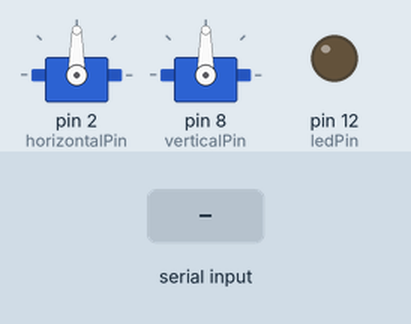
This sketch was run on a simulated Arduino Uno, built with avr-gcc and run on an emulated ATmega328P. Parts: 2 × servo, output pins drawn as LEDs (lit = HIGH). The inputs (shaded band) are chosen by the test bench. What the sketch prints to the serial monitor is not drawn.

Above: at 1.2 s.
1.3 s: "90,45\n" received over Serial
At 2.6 s:
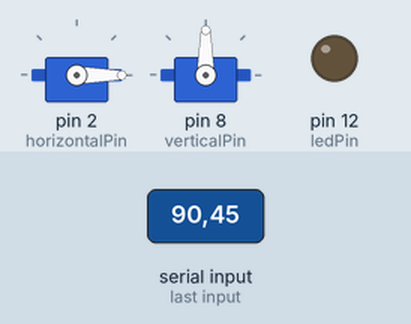
3.0 s: "30,150\n" received over Serial
At 3.13 s:
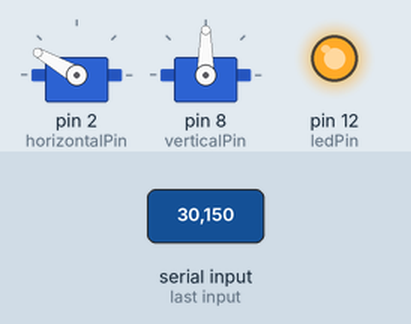
4.7 s: "5\n" received over Serial
At 4.83 s:
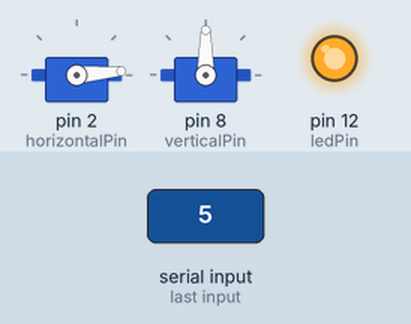
6.4 s: "200\n" received over Serial
At 7.4 s:
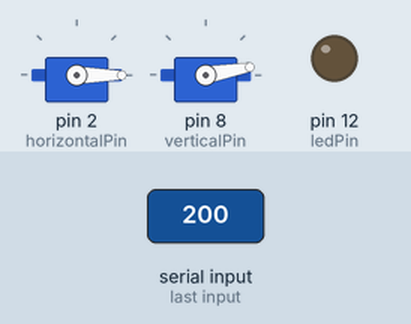
8.1 s: "90\n" received over Serial
At 8.22 s:
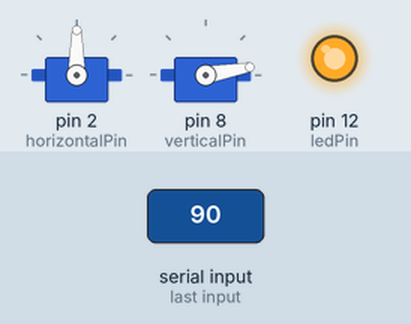
9.8 s: "90,45\n" received over Serial
At 9.93 s:
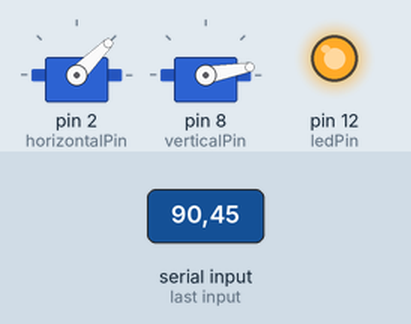
Timing chart, 0 to 12.5 s (numbered marks = the images above; inputs shaded):
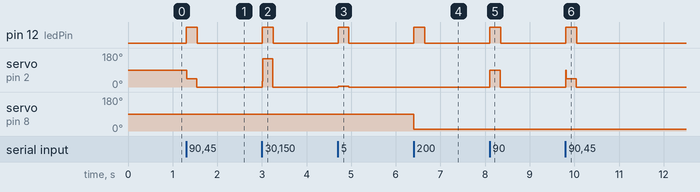

Measured:
- after the input at 1.3 s, pin 12 (ledPin): LOW → HIGH at once, → LOW 0.25 s later; servo on pin 2 (horizontalPin): 90° → 45° at once, → 0° 0.23 s later
- after the input at 3.0 s, pin 12 (ledPin): LOW → HIGH at once, → LOW 0.25 s later; servo on pin 2 (horizontalPin): 0° → 150° at once, → 0° 0.24 s later
- after the input at 4.7 s, pin 12 (ledPin): LOW → HIGH at once, → LOW 0.24 s later; servo on pin 2 (horizontalPin): 0° → 5° at once, → 0° 0.23 s later
- after the input at 6.4 s, pin 12 (ledPin): LOW → HIGH at once, → LOW 0.24 s later; servo on pin 8 (verticalPin): 90° → 10° at once
- after the input at 8.1 s, pin 12 (ledPin): LOW → HIGH at once, → LOW 0.24 s later; servo on pin 2 (horizontalPin): 0° → 90° at once, → 0° 0.23 s later
- after the input at 9.8 s, pin 12 (ledPin): LOW → HIGH at once, → LOW 0.25 s later; servo on pin 2 (horizontalPin): 0° → 45° at once, → 0° 0.24 s later

The sketch:

controllerCam.ino
```cpp
#include <Servo.h>

Servo horizontalServo;
Servo verticalServo;

int ledPin = 12;

int horizontalPin = 2;
int verticalPin = 8;

int horizontalVal = 90;
int verticalVal = 90;
int ledStatus = LOW;


void setup() {
  // put your setup code here, to run once:
  Serial.begin(9600);

  horizontalServo.attach(horizontalPin);
  verticalServo.attach(verticalPin);
  pinMode(ledPin,OUTPUT);
  Serial.setTimeout(220);
}

void loop() {
   boolean iO = false;
   if(Serial.available() > 0) {

     iO = true;
     int input = Serial.parseInt();


     //if(input != 90){
       Serial.print(input);
       if( input >= 0 && input <= 180)
       {
         horizontalVal = input;
       }

       else if( input > 180 && input <= 370)
       {
         verticalVal = input - 190;
       }

    }


    if(iO){
           ledStatus = HIGH;
    }
    else {
           ledStatus = LOW;
         }

    horizontalServo.write(horizontalVal);
    verticalServo.write(verticalVal);
    digitalWrite(ledPin, ledStatus);
    delay(10);
}
```
